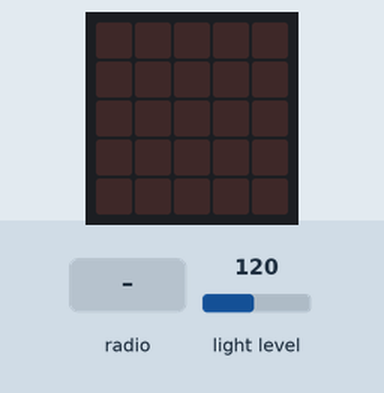
Simulated run of this program. Board: BBC micro:bit (MakeCode). Shown: the board's 5×5 LED display. The inputs (shaded band) are chosen by the test bench; at power-on: light level 120. No radio messages arrive unless stated (any console line starting 'radio sent:' is added by the test bench); what the program prints to the serial console is not drawn.

Above: at 1.2 s.
1.3 s: radio message "1" arrives
At 1.7 s:
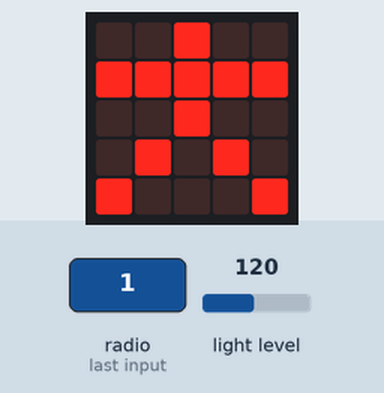
2.8 s: radio message "0" arrives
At 4.1 s:
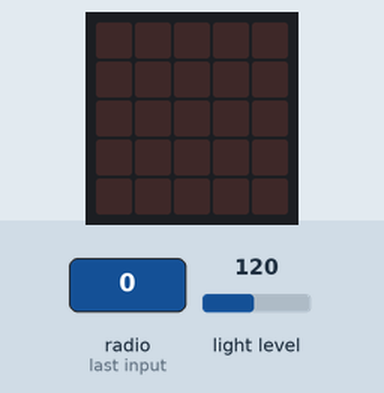
Timing chart, 0 to 5.8 s (numbered marks = the images above; inputs shaded):
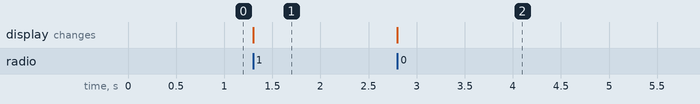

Measured:
- after the input at 1.3 s, the display: changes at once (image 1)
- after the input at 2.8 s, the display: changes at once (image 2)

The program:

main.ts
```typescript
radio.onReceivedNumber(function (receivedNumber) {
    if (receivedNumber == 1) {
        basic.showIcon(IconNames.StickFigure)
    } else if (receivedNumber == 0) {
        basic.showLeds(`
            . . . . .
            . . . . .
            . . . . .
            . . . . .
            . . . . .
            `)
    }
})
radio.setGroup(1)
basic.forever(function () {
    if (input.lightLevel() > 0 && input.lightLevel() <= 10) {
        // 发送数字1的时候 说明此时光线过暗
        radio.sendNumber(1)
    }
    if (input.lightLevel() > 10 && input.lightLevel() < 255) {
        // 发送数字0的时候 说明此时光线正常
        radio.sendNumber(0)
    }
})
```

test.ts
```typescript
// 在此处测试；当此软件包作为插件使用时，将不会编译此软件包。
```
